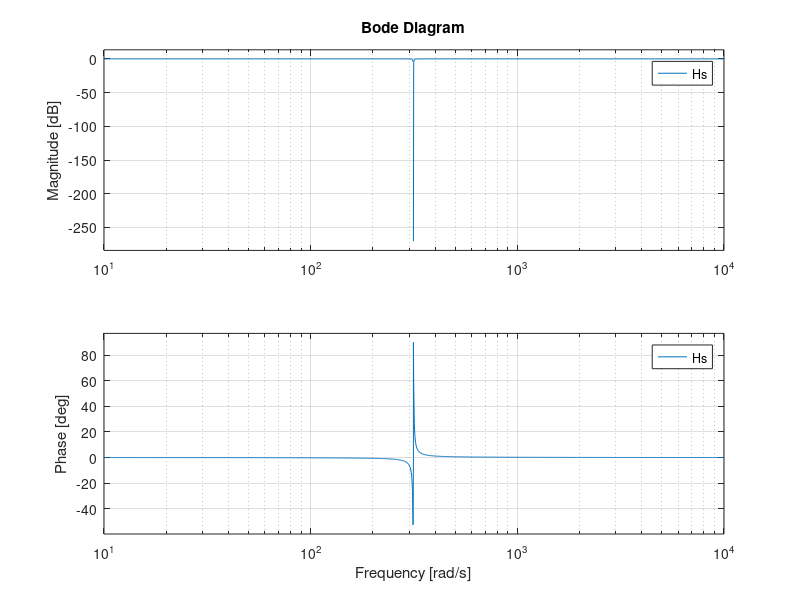
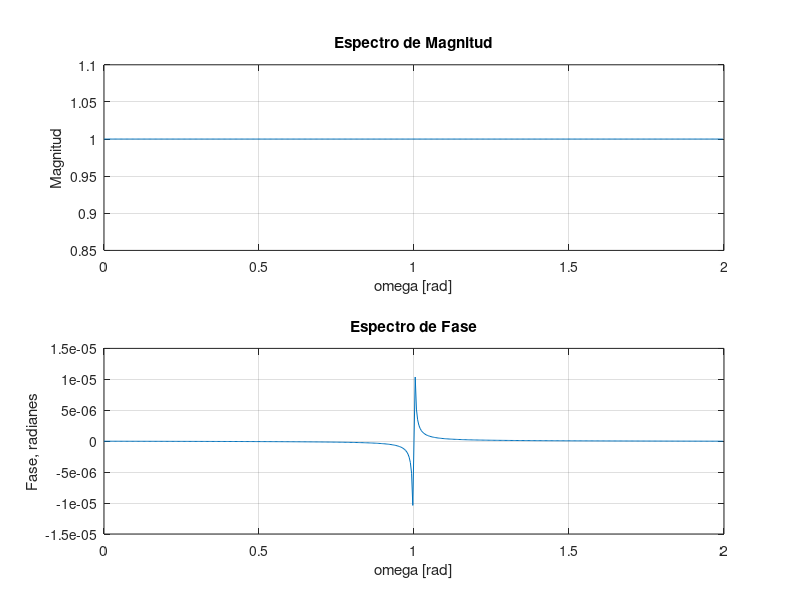

The MATLAB script that drew these images, in order:
%% Inicio Limpio

clc;        %   Consola limpia
clear;      %   Workspace limpio
close all;  %   Cierra otras ventanas

w0 = 2 * pi * 50;
Q0 = 100;

nums = [ 1 0 w0^2];

dens = [ 1 w0/Q0 w0^2];

Hs = tf(nums , dens)

H1 = figure(1);
set(H1,'position',[80 130 900 550],'Menubar','none',...
        'NumberTitle','off','name',...
        'Ejercicio 12: Bode Filtro Notch Analogico');
bode(Hs); grid on;

H2 = figure(2);
set(H2,'position',[80 130 900 550],'Menubar','none',...
        'NumberTitle','off','name',...
        'Ejercicio 12: Respuesta en Magnitd y en Fase del Filtro Notch Digital');
fs = 1e3;
[b,a] = bilinear(nums,dens,fs);
Htf = tf( b, a ,-1)
[H,w] = freqz(b,a,512,'whole');
subplot(2,1,1);
plot(w/pi(),abs(H));grid;hold on;
title('Espectro de Magnitud'); xlabel('omega [rad]'); ylabel('Magnitud');
subplot(2,1,2);
plot(w/pi(),angle(H));grid;hold on;
title('Espectro de Fase'); xlabel('omega [rad]'); ylabel('Fase, radianes');

